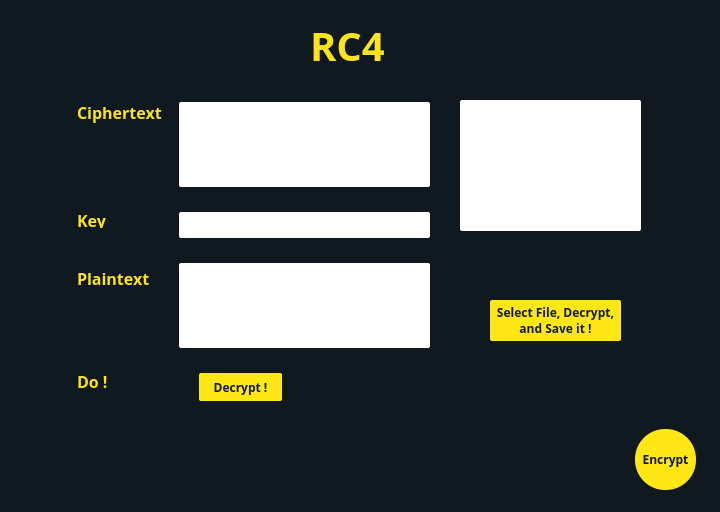
<?xml version="1.0" encoding="UTF-8"?>
<ui version="4.0">
 <class>Dialog</class>
 <widget class="QDialog" name="Dialog">
  <property name="geometry">
   <rect>
    <x>0</x>
    <y>0</y>
    <width>720</width>
    <height>512</height>
   </rect>
  </property>
  <property name="windowTitle">
   <string>Dialog</string>
  </property>
  <widget class="QWidget" name="widget" native="true">
   <property name="geometry">
    <rect>
     <x>0</x>
     <y>0</y>
     <width>720</width>
     <height>512</height>
    </rect>
   </property>
   <property name="styleSheet">
    <string notr="true">QWidget#widget{
background: #101920;}</string>
   </property>
   <widget class="QLabel" name="label_3">
    <property name="geometry">
     <rect>
      <x>77</x>
      <y>102</y>
      <width>91</width>
      <height>21</height>
     </rect>
    </property>
    <property name="styleSheet">
     <string notr="true">font-family: Open Sans;
font-style: normal;
font-weight: bold;
font-size: 16px;
/* identical to box height */


color: #FCE417;
</string>
    </property>
    <property name="text">
     <string>Ciphertext</string>
    </property>
   </widget>
   <widget class="QLabel" name="label_4">
    <property name="geometry">
     <rect>
      <x>77</x>
      <y>212</y>
      <width>31</width>
      <height>16</height>
     </rect>
    </property>
    <property name="styleSheet">
     <string notr="true">font-family: Open Sans;
font-style: normal;
font-weight: bold;
font-size: 16px;
/* identical to box height */


color: #FCE417;
</string>
    </property>
    <property name="text">
     <string>Key</string>
    </property>
   </widget>
   <widget class="QLabel" name="label_5">
    <property name="geometry">
     <rect>
      <x>77</x>
      <y>263</y>
      <width>91</width>
      <height>31</height>
     </rect>
    </property>
    <property name="styleSheet">
     <string notr="true">font-family: Open Sans;
font-style: normal;
font-weight: bold;
font-size: 16px;
/* identical to box height */


color: #FCE417;
</string>
    </property>
    <property name="text">
     <string>Plaintext</string>
    </property>
   </widget>
   <widget class="QLabel" name="label_6">
    <property name="geometry">
     <rect>
      <x>77</x>
      <y>373</y>
      <width>31</width>
      <height>16</height>
     </rect>
    </property>
    <property name="styleSheet">
     <string notr="true">font-family: Open Sans;
font-style: normal;
font-weight: bold;
font-size: 16px;
/* identical to box height */


color: #FCE417;
</string>
    </property>
    <property name="text">
     <string>Do !</string>
    </property>
   </widget>
   <widget class="QPushButton" name="decrypt">
    <property name="geometry">
     <rect>
      <x>199</x>
      <y>373</y>
      <width>83</width>
      <height>28</height>
     </rect>
    </property>
    <property name="styleSheet">
     <string notr="true">background: #FFE715;
border-radius: 2px;
font-family: Open Sans;
font-style: normal;
font-weight: 600;
font-size: 12px;
color: #101920;</string>
    </property>
    <property name="text">
     <string>Decrypt !</string>
    </property>
   </widget>
   <widget class="QTextEdit" name="ciphertext">
    <property name="geometry">
     <rect>
      <x>190</x>
      <y>102</y>
      <width>231</width>
      <height>85</height>
     </rect>
    </property>
    <property name="autoFillBackground">
     <bool>false</bool>
    </property>
    <property name="styleSheet">
     <string notr="true">QWidget#chipertext{
font-family: Open Sans;
font-style: normal;
font-weight: 600;
font-size: 12px;
color: #000000;
}</string>
    </property>
    <property name="frameShape">
     <enum>QFrame::NoFrame</enum>
    </property>
    <property name="lineWidth">
     <number>0</number>
    </property>
    <property name="readOnly">
     <bool>false</bool>
    </property>
    <property name="html">
     <string>&lt;!DOCTYPE HTML PUBLIC &quot;-//W3C//DTD HTML 4.0//EN&quot; &quot;http://www.w3.org/TR/REC-html40/strict.dtd&quot;&gt;
&lt;html&gt;&lt;head&gt;&lt;meta name=&quot;qrichtext&quot; content=&quot;1&quot; /&gt;&lt;style type=&quot;text/css&quot;&gt;
p, li { white-space: pre-wrap; }
&lt;/style&gt;&lt;/head&gt;&lt;body style=&quot; font-family:'MS Shell Dlg 2'; font-size:8.25pt; font-weight:400; font-style:normal;&quot;&gt;
&lt;p style=&quot;-qt-paragraph-type:empty; margin-top:0px; margin-bottom:0px; margin-left:0px; margin-right:0px; -qt-block-indent:0; text-indent:0px; font-size:12px;&quot;&gt;&lt;br /&gt;&lt;/p&gt;&lt;/body&gt;&lt;/html&gt;</string>
    </property>
   </widget>
   <widget class="QLabel" name="label_2">
    <property name="geometry">
     <rect>
      <x>179</x>
      <y>102</y>
      <width>251</width>
      <height>85</height>
     </rect>
    </property>
    <property name="styleSheet">
     <string notr="true">background: #ffffff;
border-radius: 2px;</string>
    </property>
    <property name="text">
     <string/>
    </property>
   </widget>
   <widget class="QPushButton" name="encrypt">
    <property name="geometry">
     <rect>
      <x>635</x>
      <y>429</y>
      <width>61</width>
      <height>61</height>
     </rect>
    </property>
    <property name="styleSheet">
     <string notr="true">background: #FFE715;
border-radius: 30;
font-family: Open Sans;
font-style: normal;
font-weight: 600;
font-size: 12px;
line-height: 33px;

color: #101920;
</string>
    </property>
    <property name="text">
     <string>Encrypt</string>
    </property>
   </widget>
   <widget class="QLabel" name="label_8">
    <property name="geometry">
     <rect>
      <x>179</x>
      <y>263</y>
      <width>251</width>
      <height>85</height>
     </rect>
    </property>
    <property name="styleSheet">
     <string notr="true">background: #ffffff;
border-radius: 2px;</string>
    </property>
    <property name="text">
     <string/>
    </property>
   </widget>
   <widget class="QLabel" name="label_9">
    <property name="geometry">
     <rect>
      <x>179</x>
      <y>212</y>
      <width>251</width>
      <height>26</height>
     </rect>
    </property>
    <property name="styleSheet">
     <string notr="true">background: #ffffff;
border-radius: 2px;</string>
    </property>
    <property name="text">
     <string/>
    </property>
   </widget>
   <widget class="QTextEdit" name="plaintext">
    <property name="geometry">
     <rect>
      <x>190</x>
      <y>263</y>
      <width>231</width>
      <height>85</height>
     </rect>
    </property>
    <property name="autoFillBackground">
     <bool>false</bool>
    </property>
    <property name="styleSheet">
     <string notr="true">QWidget#plaintext{
font-family: Open Sans;
font-style: normal;
font-weight: 600;
font-size: 12px;
color: #000000;
}</string>
    </property>
    <property name="frameShape">
     <enum>QFrame::NoFrame</enum>
    </property>
    <property name="lineWidth">
     <number>0</number>
    </property>
    <property name="readOnly">
     <bool>true</bool>
    </property>
    <property name="html">
     <string>&lt;!DOCTYPE HTML PUBLIC &quot;-//W3C//DTD HTML 4.0//EN&quot; &quot;http://www.w3.org/TR/REC-html40/strict.dtd&quot;&gt;
&lt;html&gt;&lt;head&gt;&lt;meta name=&quot;qrichtext&quot; content=&quot;1&quot; /&gt;&lt;style type=&quot;text/css&quot;&gt;
p, li { white-space: pre-wrap; }
&lt;/style&gt;&lt;/head&gt;&lt;body style=&quot; font-family:'Open Sans'; font-size:12px; font-weight:600; font-style:normal;&quot;&gt;
&lt;p style=&quot;-qt-paragraph-type:empty; margin-top:0px; margin-bottom:0px; margin-left:0px; margin-right:0px; -qt-block-indent:0; text-indent:0px; font-size:8.25pt;&quot;&gt;&lt;br /&gt;&lt;/p&gt;&lt;/body&gt;&lt;/html&gt;</string>
    </property>
   </widget>
   <widget class="QTextEdit" name="key">
    <property name="geometry">
     <rect>
      <x>190</x>
      <y>212</y>
      <width>231</width>
      <height>26</height>
     </rect>
    </property>
    <property name="autoFillBackground">
     <bool>false</bool>
    </property>
    <property name="styleSheet">
     <string notr="true">QWidget#key{
font-family: Open Sans;
font-style: normal;
font-weight: 600;
font-size: 12px;
color: #000000;
}</string>
    </property>
    <property name="frameShape">
     <enum>QFrame::NoFrame</enum>
    </property>
    <property name="lineWidth">
     <number>0</number>
    </property>
    <property name="readOnly">
     <bool>false</bool>
    </property>
    <property name="html">
     <string>&lt;!DOCTYPE HTML PUBLIC &quot;-//W3C//DTD HTML 4.0//EN&quot; &quot;http://www.w3.org/TR/REC-html40/strict.dtd&quot;&gt;
&lt;html&gt;&lt;head&gt;&lt;meta name=&quot;qrichtext&quot; content=&quot;1&quot; /&gt;&lt;style type=&quot;text/css&quot;&gt;
p, li { white-space: pre-wrap; }
&lt;/style&gt;&lt;/head&gt;&lt;body style=&quot; font-family:'Open Sans'; font-size:12px; font-weight:600; font-style:normal;&quot;&gt;
&lt;p style=&quot;-qt-paragraph-type:empty; margin-top:0px; margin-bottom:0px; margin-left:0px; margin-right:0px; -qt-block-indent:0; text-indent:0px; font-family:'MS Shell Dlg 2'; font-size:8.25pt; font-weight:400;&quot;&gt;&lt;br /&gt;&lt;/p&gt;&lt;/body&gt;&lt;/html&gt;</string>
    </property>
   </widget>
   <widget class="QLabel" name="label">
    <property name="geometry">
     <rect>
      <x>310</x>
      <y>10</y>
      <width>81</width>
      <height>71</height>
     </rect>
    </property>
    <property name="styleSheet">
     <string notr="true">font-family: Open Sans;
font-style: normal;
font-weight: bold;
font-size: 40px;
color: #FCE417;</string>
    </property>
    <property name="text">
     <string>RC4</string>
    </property>
   </widget>
   <widget class="QLabel" name="file">
    <property name="geometry">
     <rect>
      <x>460</x>
      <y>100</y>
      <width>181</width>
      <height>131</height>
     </rect>
    </property>
    <property name="styleSheet">
     <string notr="true">background: #ffffff;
border-radius: 2px;
ont-family: Open Sans;
font-style: normal;
font-weight: bold;
font-size: 24px;
/* identical to box height */


color: #101920;
</string>
    </property>
    <property name="text">
     <string/>
    </property>
    <property name="alignment">
     <set>Qt::AlignCenter</set>
    </property>
   </widget>
   <widget class="QPushButton" name="selectfile">
    <property name="geometry">
     <rect>
      <x>490</x>
      <y>300</y>
      <width>131</width>
      <height>41</height>
     </rect>
    </property>
    <property name="styleSheet">
     <string notr="true">background: #FFE715;
border-radius: 2px;
font-family: Open Sans;
font-style: normal;
font-weight: 600;
font-size: 12px;
color: #101920;</string>
    </property>
    <property name="text">
     <string>Select File, Decrypt, 
and Save it !</string>
    </property>
   </widget>
   <widget class="QLabel" name="warning">
    <property name="geometry">
     <rect>
      <x>500</x>
      <y>250</y>
      <width>101</width>
      <height>31</height>
     </rect>
    </property>
    <property name="styleSheet">
     <string notr="true">font-family: Open Sans;
font-style: normal;
font-weight: bold;
font-size: 12px;
/* identical to box height */


color: red;
</string>
    </property>
    <property name="text">
     <string/>
    </property>
    <property name="alignment">
     <set>Qt::AlignCenter</set>
    </property>
   </widget>
   <zorder>label_3</zorder>
   <zorder>label_4</zorder>
   <zorder>label_5</zorder>
   <zorder>label_6</zorder>
   <zorder>decrypt</zorder>
   <zorder>label_2</zorder>
   <zorder>ciphertext</zorder>
   <zorder>encrypt</zorder>
   <zorder>label_8</zorder>
   <zorder>label_9</zorder>
   <zorder>plaintext</zorder>
   <zorder>key</zorder>
   <zorder>label</zorder>
   <zorder>file</zorder>
   <zorder>selectfile</zorder>
   <zorder>warning</zorder>
  </widget>
 </widget>
 <resources/>
 <connections/>
</ui>
